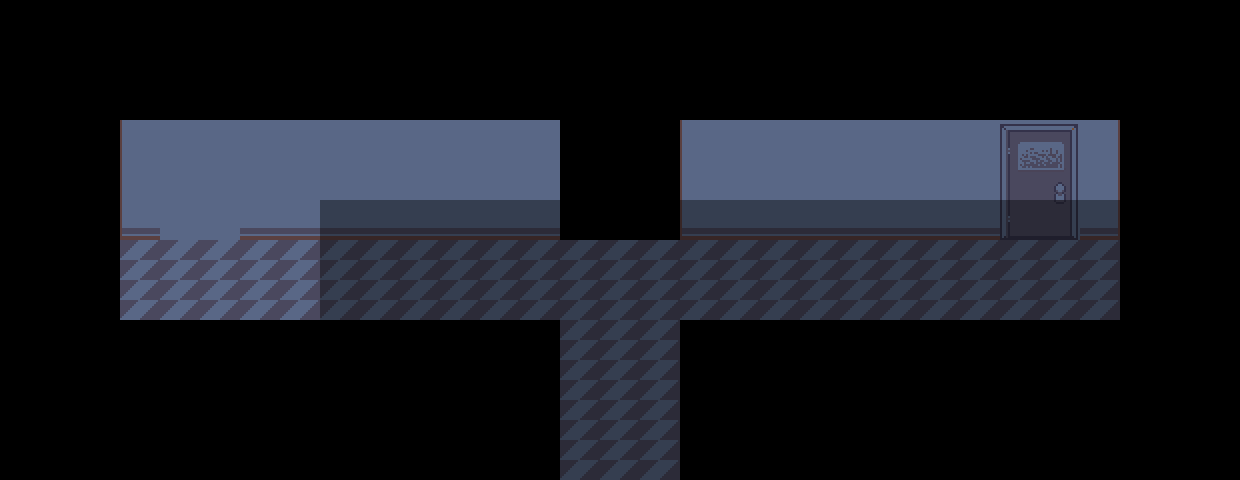

This is a level from a 2D game, rendered from its Tiled map with the project's own tilesets. A one-line summary and the map file follow, with tile-layer data summarised:
An orthogonal 31x12 tile map with 40x40 px tiles, 7 tile layers (plaster, tile, wall, tile3, ...) and 35 objects (3x interactable, 2x darkdoor, open_dark_door, transition, spawn, ...).

<map version="1.11" tiledversion="1.11.2" orientation="orthogonal" renderorder="right-down" width="31" height="12" tilewidth="40" tileheight="40" infinite="0" nextlayerid="17" nextobjectid="54">
 <editorsettings>
  <export target="data.lua" format="lua" />
 </editorsettings>
 <properties>
  <property name="border" value="leaves" />
  <property name="light" type="bool" value="true" />
 </properties>
 <tileset firstgid="1" source="../../../../tilesets/school.tsx" />
 <layer id="7" name="plaster" width="31" height="12">
  <data>[372 cells, 6 non-empty, 1 distinct tile ids]</data>
 </layer>
 <layer id="1" name="tile" width="31" height="12">
  <data>[372 cells, 95 non-empty, 7 distinct tile ids]</data>
 </layer>
 <layer id="11" name="wall" width="31" height="12">
  <data>[372 cells, 33 non-empty, 9 distinct tile ids]</data>
 </layer>
 <layer id="8" name="tile3" width="31" height="12">
  <data>[372 cells, 4 non-empty, 1 distinct tile ids]</data>
 </layer>
 <layer id="12" name="wall2" width="31" height="12">
  <data>[372 cells, 33 non-empty, 12 distinct tile ids]</data>
 </layer>
 <layer id="2" name="tile2" width="31" height="12">
  <data>[372 cells, 95 non-empty, 5 distinct tile ids]</data>
 </layer>
 <objectgroup color="#5500ff" id="3" name="collision">
  <object id="1" x="120" y="320" width="440" height="40" />
  <object id="2" x="80" y="240" width="40" height="80" />
  <object id="3" x="120" y="200" width="880" height="40" />
  <object id="4" x="999.333" y="200" width="120.667" height="40" />
  <object id="5" x="1120" y="240" width="40" height="80" />
  <object id="6" x="680" y="320" width="440" height="40" />
  <object id="7" x="680" y="360" width="40" height="120" />
  <object id="8" x="520" y="360" width="40" height="120" />
 </objectgroup>
 <objectgroup id="13" name="objects">
  <object id="42" name="open_dark_door" x="1007.63" y="131.75" width="64.75" height="106.5" />
 </objectgroup>
 <objectgroup color="#ff00ff" id="4" name="objects">
  <object id="18" name="transition" x="560" y="480" width="120" height="40">
   <properties>
    <property name="facing" value="down" />
    <property name="map" value="hometown/school/school_lobby" />
    <property name="marker" value="entrydark" />
   </properties>
  </object>
  <object id="21" name="darkdoor" x="576" y="120" width="88" height="112" />
  <object id="24" name="interactable" x="560" y="200" width="120" height="40">
   <properties>
    <property name="cutscene" value="nightCutscenes.closet" />
   </properties>
  </object>
  <object id="31" name="interactable" x="712" y="-4.00033" width="80" height="120">
   <properties>
    <property name="cutscene" value="createTransitionCutscene.outskirts" />
   </properties>
  </object>
  <object id="32" name="darkdoor" x="1491.63" y="570.5" width="64.75" height="106.5" />
  <object id="33" name="interactable" x="1004" y="200" width="70" height="40">
   <properties>
    <property name="cutscene" value="nightCutscenes.classroom1" />
   </properties>
  </object>
 </objectgroup>
 <objectgroup color="#ff00ff" id="5" name="markers">
  <object id="10" name="spawn" x="620" y="440">
   <point />
  </object>
  <object id="23" name="entryunused" x="1040" y="280">
   <point />
  </object>
  <object id="34" name="kris1" x="992.667" y="276">
   <point />
  </object>
  <object id="35" name="susie1" x="1080.7" y="276.08">
   <point />
  </object>
  <object id="36" name="alphys1" x="1038" y="251.5">
   <point />
  </object>
  <object id="37" name="alphys2" x="1038" y="263.25">
   <point />
  </object>
  <object id="38" name="susie2" x="1080.78" y="293.138">
   <point />
  </object>
  <object id="39" name="focus" x="1038" y="240.75">
   <point />
  </object>
  <object id="40" name="alphys3" x="1037.5" y="184">
   <point />
  </object>
  <object id="43" name="kris2" x="992.75" y="293.25">
   <point />
  </object>
  <object id="44" name="focus1" x="1037.88" y="207.75">
   <point />
  </object>
  <object id="45" name="alphys4" x="1037.45" y="166">
   <point />
  </object>
  <object id="46" name="focus2" x="917.875" y="207.792">
   <point />
  </object>
  <object id="47" name="alphys5" x="917.462" y="166.015">
   <point />
  </object>
  <object id="48" name="focus3" x="837.913" y="207.777">
   <point />
  </object>
  <object id="49" name="alphys6" x="837.5" y="166">
   <point />
  </object>
  <object id="50" name="focus4" x="1157.75" y="207.444">
   <point />
  </object>
  <object id="51" name="alphys7" x="1157.33" y="165.667">
   <point />
  </object>
  <object id="52" name="alphys8" x="1157" y="144">
   <point />
  </object>
  <object id="53" name="alphys9" x="1157" y="583">
   <point />
  </object>
 </objectgroup>
 <layer id="10" name="shadow" width="31" height="12">
  <data>[372 cells, 69 non-empty, 2 distinct tile ids]</data>
 </layer>
 <objectgroup color="#ff0000" id="14" name="paths" />
 <objectgroup color="#00c000" id="15" name="controllers" />
</map>
